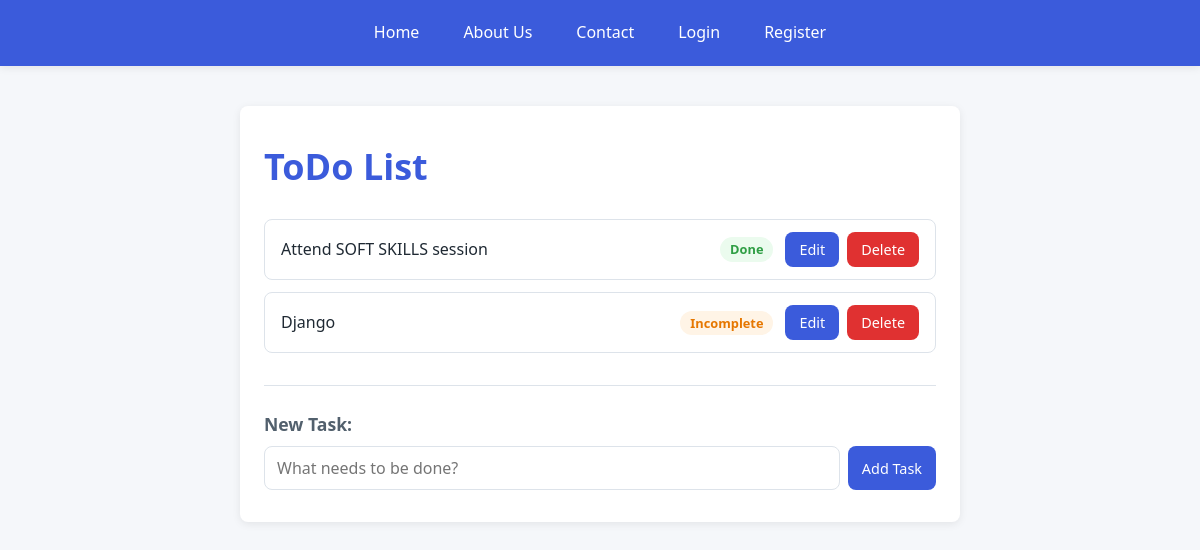
The page / on the database its author committed.
### todoapp/models.py (models this page shows)
class ToDos(models.Model):
    task=models.CharField(max_length=50)
    is_completed=models.BooleanField(default=False)
    date=models.DateField(auto_now_add=True)
    def __str__(self):
        return self.task

### todoapp/views.py (the view)
# urls.py: 2. Add a URL to urlpatterns:  path('', Home.as_view(), name='home')
def Home(request): #user defined function
    if request.method=="POST":
        task_data=request.POST['task_name'] #saves data from task_name in the from from index.html
        ToDos(task=task_data).save() #inserts the data into todo
    is_authenticated = True
    myTasks = ToDos.objects.all() #SELECT* FROM in SQL
    print(myTasks)
    context={"task":myTasks,"status":is_authenticated}
    return render(request,"index.html",{"tasks": myTasks}) #calls /templates/index.html

### templates/index.html (shortened to what this page needs)
{% load static %}
<!DOCTYPE html>
<html lang="en">
<head>
    <link rel="stylesheet" href="{% static 'css/styles.css' %}">
</head>
<body>
    <nav class="navbar">
        <ul class="nav-list">
            <li><a class="nav-link" href="/">Home</a></li>
            <li><a class="nav-link" href="/about">About Us</a></li>
            <li><a class="nav-link" href="/contact">Contact</a></li>
            {% if status %}
            <li><a class="nav-link" href="">Logout</a></li>
            {% else %}
            <li><a class="nav-link" href="">Login</a></li>
            <li><a class="nav-link" href="">Register</a></li>
            {% endif %}
        </ul>
    </nav>
    <main class="container">
        <h1 class="page-title">ToDo List</h1>
        <div class="task-list">
            {% for row in tasks %}
            <div class="task-item">
                <span class="task-name">{{ row.task }}</span>
                {% if row.is_completed %}
                <span class="task-status done">Done</span>
                {% else %}
                <span class="task-status incomplete">Incomplete</span>
                {% endif %}
                <div class="task-actions">
                    <a class="btn" href="/edit-task/{{ row.id }}">Edit</a>
                    <a class="btn btn-danger" href="/delete-task/{{ row.id }}" onclick="return deleteTask()">Delete</a>
                </div>
            </div>
            {% endfor %}
        </div>
        <div class="task-form">
            <form method="post" action="{% url 'home' %}">
                <legend>New Task:</legend>
                <div class="form-row">
                    <input type="text" name="task_name" placeholder="What needs to be done?" required>
                    <input class="btn" type="submit" value="Add Task">
                </div>
            </form>
        </div>
    </main>
</body>
</html>

### static/css/styles.css (style rules this page uses)
*, *::before, *::after { box-sizing: border-box; margin: 0; padding: 0; }
:root { --color-bg: #f5f7fa; --color-surface: #ffffff; --color-primary: #3b5bdb; --color-primary-dark: #2b44a8; --color-success: #2f9e44; --color-success-bg: #ebfbee; --color-warning: #e67700; --color-warning-bg: #fff4e6; --color-danger: #e03131; --color-danger-dark: #b02525; --color-text: #1f2933; --color-muted: #52606d; --color-border: #dde3ea; --radius: 8px; --shadow: 0 2px 8px rgba(0, 0, 0, 0.08); }
body { font-family: "Segoe UI", Roboto, Helvetica, Arial, sans-serif; background-color: var(--color-bg); color: var(--color-text); line-height: 1.6; }
.navbar { background-color: var(--color-primary); box-shadow: var(--shadow); }
.nav-list { display: flex; flex-wrap: wrap; justify-content: center; gap: 8px; list-style: none; max-width: 960px; margin: 0 auto; padding: 12px 16px; }
.nav-link { display: block; padding: 8px 18px; color: #ffffff; text-decoration: none; font-weight: 500; border-radius: var(--radius); transition: background-color 0.2s ease; }
.container { max-width: 720px; margin: 40px auto; padding: 32px 24px; background-color: var(--color-surface); border-radius: var(--radius); box-shadow: var(--shadow); }
.page-title { font-size: 2.25rem; color: var(--color-primary); margin-bottom: 24px; }
.task-list { display: flex; flex-direction: column; gap: 12px; }
.task-item { display: flex; align-items: center; gap: 12px; padding: 12px 16px; border: 1px solid var(--color-border); border-radius: var(--radius); transition: box-shadow 0.2s ease; }
.task-name { flex: 1; font-weight: 500; word-break: break-word; }
.task-status { padding: 2px 10px; font-size: 0.8rem; font-weight: 600; border-radius: 999px; }
.task-status.done { color: var(--color-success); background-color: var(--color-success-bg); }
.task-status.incomplete { color: var(--color-warning); background-color: var(--color-warning-bg); }
.task-actions { display: flex; gap: 8px; }
.btn { display: inline-block; padding: 6px 14px; font-size: 0.9rem; font-weight: 500; font-family: inherit; color: #ffffff; text-decoration: none; background-color: var(--color-primary); border: none; border-radius: var(--radius); cursor: pointer; transition: background-color 0.2s ease; }
.btn-danger { background-color: var(--color-danger); }
.task-form { margin-top: 32px; padding-top: 24px; border-top: 1px solid var(--color-border); }
.task-form legend { display: block; margin-bottom: 8px; font-size: 1.1rem; font-weight: 600; color: var(--color-muted); }
.form-row { display: flex; gap: 8px; }
.form-row input[type="text"] { flex: 1; padding: 10px 12px; font-size: 1rem; font-family: inherit; border: 1px solid var(--color-border); border-radius: var(--radius); }

### rows shown on the page
ToDos: task "Attend SOFT SKILLS session", is_completed "Done"
ToDos: task "Django", is_completed "Incomplete"
